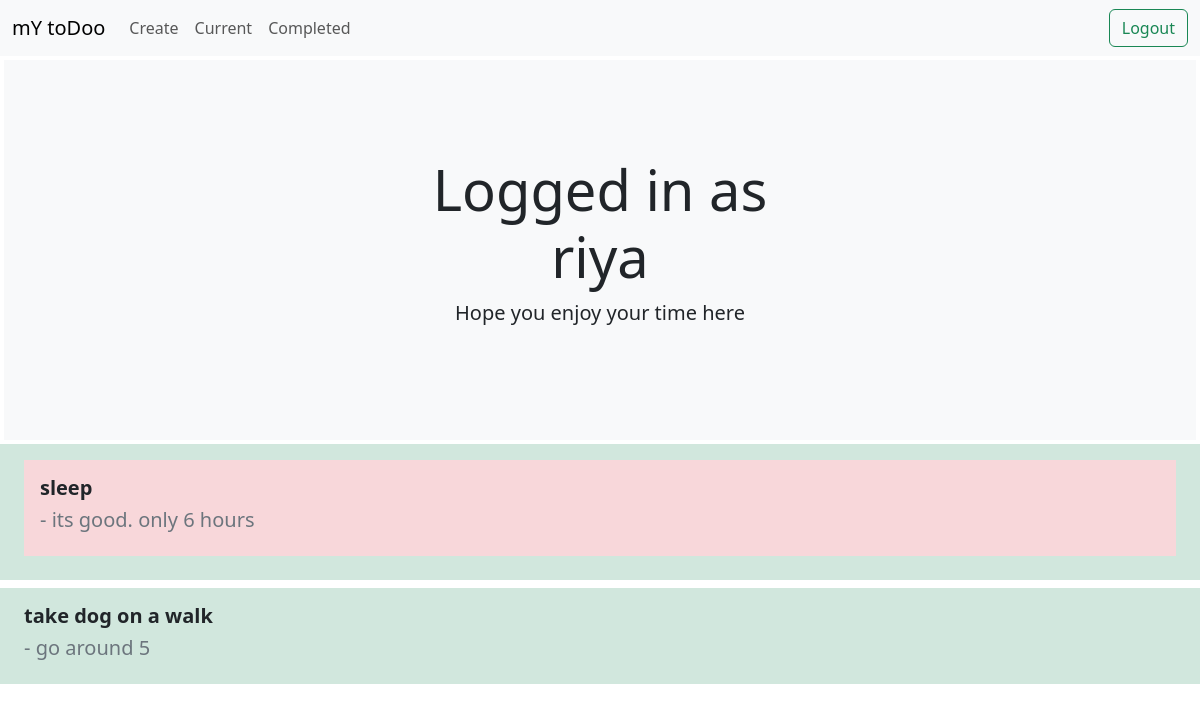
/current/ (signed in), run on the app's committed database.
### todoapp/models.py (models this page shows, shortened)
class Todo(models.Model):
    title = models.CharField(max_length=100)
    memo = models.TextField(blank=True)
    created = models.DateTimeField(auto_now_add=True)
    datecompleted = models.DateTimeField(null= True , blank=True)
    important = models.BooleanField(default=False)
    user = models.ForeignKey(User, on_delete=models.CASCADE)

### todoapp/views.py (the view)
# urls.py: path("current/",views.currenttodos,name="currenttodos"),
@login_required
def currenttodos(request):
    todos = Todo.objects.filter(user = request.user, datecompleted__isnull = True)
    return render(request,'todoapp/currenttodos.html' , {'todos':todos})

### todoapp/templates/todoapp/currenttodos.html
{% extends 'todoapp/base.html' %}
{% block content %}
<ul class="list-unstyled">
    {% for todo in todos %}
    <div class="p-3 mb-2 bg-success-subtle ">
        <li>
            <a href="{% url 'viewtodo'   todo.id  %}" class="nav-link px-2 link-secondary">
                {% if todo.important %}
                <div class="p-3 mb-2 bg-danger-subtle ">
                    {% endif %}
                    <h5 class="text-dark"><b>{{ todo.title }}</b></h5>
                    {% if todo.memo %} <h5 class=" text-secondary">- {{ todo.memo }}</h5> {% endif %}
                </div>
            </a>
        </li>
    </div>
    {% endfor %}
</ul>
{% endblock %}

### todoapp/templates/todoapp/base.html (shortened to what this page needs)
<!doctype html>
<html lang="en">
<head>
      <link rel="stylesheet" href="https://stackpath.bootstrapcdn.com/bootstrap/4.4.1/css/bootstrap.min.css">
    <link href="https://cdn.jsdelivr.net/npm/bootstrap@5.3.0-alpha1/dist/css/bootstrap.min.css" rel="stylesheet"
>
</head>
<body>
    {% if user.is_authenticated %}
    <nav class="navbar navbar-expand-lg bg-body-tertiary">
        <div class="container-fluid">
            <a class="navbar-brand" href="#">mY toDoo</a>
            <div class="collapse navbar-collapse" id="navbarSupportedContent">
                <ul class="navbar-nav me-auto mb-2 mb-lg-0">
                    <li class="nav-item">
                        <a class="nav-link " aria-current="page" href="{% url 'createtodo' %}">Create</a>
                    </li>
                    <li class="nav-item">
                        <a class="nav-link" href="{% url 'currenttodos' %}">Current</a>
                    </li>
                    <li class="nav-item">
                        <a class="nav-link" href="{% url 'completedtodos' %}">Completed</a>
                    </li>
                    <li class="nav-item">
                        <a class="nav-link disabled"></a>
                    </li>
                </ul>
                <form action=" {% url 'logoutuser' %} " method="POST">
                    <button class="btn btn-outline-success" type="submit"> Logout </button>
                </form>
            </div>
        </div>
    </nav>
    <div class="position-relative overflow-hidden p-3 p-md-0 m-md-1 text-center bg-light">
        <div class="col-md-5 p-lg-5 mx-auto my-5">
            <h1 class="display-4 fw-normal">Logged in as {{ user.username }}</h1>
            <p class="lead fw-normal">Hope you enjoy your time here</p>
        </div>
    </div>
    {% endif %}
    {% block content %}{% endblock %}
</body>
</html>

### data on the page
Todo: title "sleep", memo "its good. only 6 hours"
Todo: title "take dog on a walk", memo "go around 5"

### other printed values
{{ user.username }} "riya"
